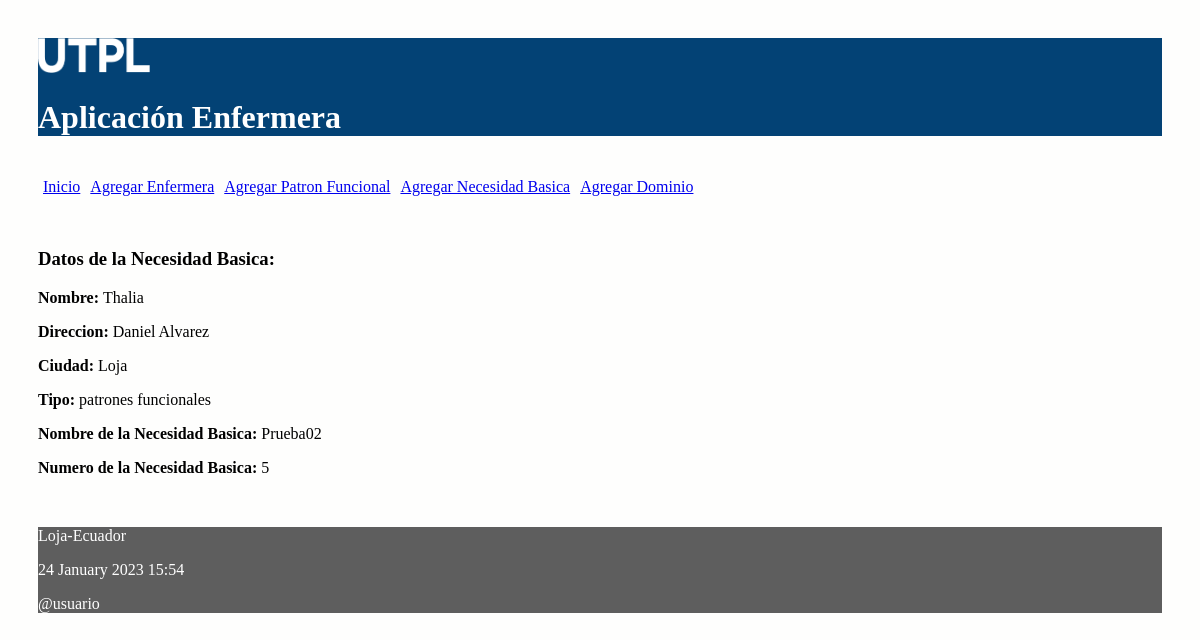
The page /necesidad/1 on the database its author committed.
### enfermeria/models.py (models this page shows, shortened)
class Enfermera(models.Model):
	opcionesTipo = (
		('patrones funcionales', 'Patrones Funcionales'),
		('necesidades basicas', 'Necesidades Basicas'),
		('dominios', 'Dominios'),
	)
	nombre = models.CharField('Nombre', max_length=30)
	direccion = models.CharField('Direccion', max_length=30)
	ciudad = models.CharField('Ciudad', max_length=30)
	tipo = models.CharField('Tipo de Patron', max_length=25, choices=opcionesTipo)

class Necesidad(models.Model):
    nombreNecesidad = models.CharField('Nombre de la Necesidad Basica' ,max_length=100)
    nroNecesidad = models.IntegerField('Numero de la Necesidad Basica')
    enfermera = models.ForeignKey(Enfermera, on_delete=models.CASCADE,
            related_name="necesidades")

### enfermeria/views.py (the view)
# urls.py: path('necesidad/<int:id>', views.obtener_necesidad,
def obtener_necesidad(request, id):
    enfermero = Enfermera.objects.get(pk=id)
    necesidad = Necesidad.objects.get(pk=id)
    informacion_template = {'enfermero': enfermero, 'necesidad': necesidad}
    return render(request, 'obtener_necesidad.html', informacion_template)

### enfermeria/templates/obtener_necesidad.html
{% extends "master.html" %}
{% block content %}
<br></br><br></br>
<h3>Datos de la Necesidad Basica:</h3>
<p><b>Nombre: </b>{{enfermero.nombre}}</p>
<p><b>Direccion: </b>{{enfermero.direccion}}</p>
<p><b>Ciudad: </b>{{enfermero.ciudad}}</p>
<p><b>Tipo: </b>{{enfermero.tipo}}</p>
<p><b>Nombre de la Necesidad Basica: </b>{{necesidad.nombreNecesidad}}</p>
<p><b>Numero de la Necesidad Basica: </b>{{necesidad.nroNecesidad}}</p>
<br/>
{% endblock %}

### enfermeria/static/css/estilos.css (style rules this page uses)
body { background: #FEFEFD; padding: 30px; }

### rows shown on the page
Enfermera: nombre "Thalia", direccion "Daniel Alvarez", ciudad "Loja", tipo "patrones funcionales"
Necesidad: nombreNecesidad "Prueba02", nroNecesidad "5"
